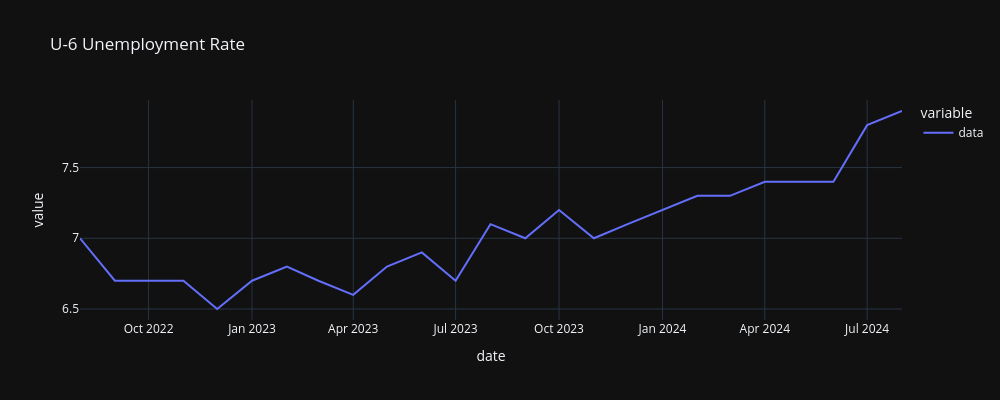

The notebook cell this image was saved under:
### Code cell
#  Total Unemployed, Plus All Persons Marginally Attached to the Labor Force, Plus Total Employed Part Time for Economic Reasons, as a Percent of the Civilian Labor Force Plus All Persons Marginally Attached to the Labor Force (U-6) (U6RATE)
plot_data("U6RATE", "U-6 Unemployment Rate", years=2)

### Figure 1 — Plotly figure (JSON) as saved in the notebook; plotly's stock layout.template omitted (floating-point values rounded to 4 significant figures)
{"data": [{"hovertemplate": "variable=data<br>date=%{x|%B %d, %Y}<br>value=%{y}<extra></extra>", "legendgroup": "data", "line": {"color": "#636efa", "dash": "solid"}, "marker": {"symbol": "circle"}, "mode": "lines", "name": "data", "orientation": "v", "showlegend": true, "type": "scatter", "x": ["2022-08-01T00:00:00", "2022-09-01T00:00:00", "2022-10-01T00:00:00", "2022-11-01T00:00:00", "2022-12-01T00:00:00", "2023-01-01T00:00:00", "2023-02-01T00:00:00", "2023-03-01T00:00:00", "2023-04-01T00:00:00", "2023-05-01T00:00:00", "2023-06-01T00:00:00", "2023-07-01T00:00:00", "2023-08-01T00:00:00", "2023-09-01T00:00:00", "2023-10-01T00:00:00", "2023-11-01T00:00:00", "2023-12-01T00:00:00", "2024-01-01T00:00:00", "2024-02-01T00:00:00", "2024-03-01T00:00:00", "2024-04-01T00:00:00", "2024-05-01T00:00:00", "2024-06-01T00:00:00", "2024-07-01T00:00:00", "2024-08-01T00:00:00"], "xaxis": "x", "y": [7, 6.7, 6.7, 6.7, 6.5, 6.7, 6.8, 6.7, 6.6, 6.8, 6.9, 6.7, 7.1, 7, 7.2, 7, 7.1, 7.2, 7.3, 7.3, 7.4, 7.4, 7.4, 7.8, 7.9], "yaxis": "y"}], "layout": {"height": 400, "legend": {"title": {"text": "variable"}, "tracegroupgap": 0}, "title": {"text": "U-6 Unemployment Rate"}, "width": 1000, "xaxis": {"anchor": "y", "domain": [0, 1], "title": {"text": "date"}}, "yaxis": {"anchor": "x", "domain": [0, 1], "title": {"text": "value"}}}}
